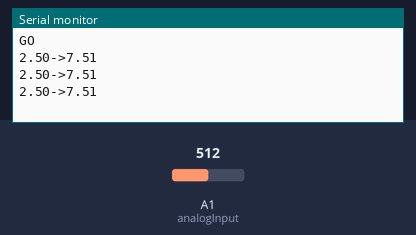
Recording of a sketch running on a simulated Arduino Uno, built with avr-gcc and run on an emulated ATmega328P. Shown: the last lines printed to the serial monitor. The test bench sets the inputs (shaded band); at power-on: A1 (analogInput) = 512.

Above: at 1.3 s.
1.4 s: A1 (analogInput) set to 716
At 1.9 s:
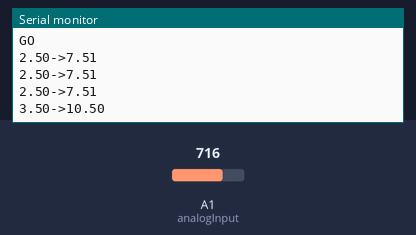
2.9 s: A1 (analogInput) set to 900
At 3.4 s:
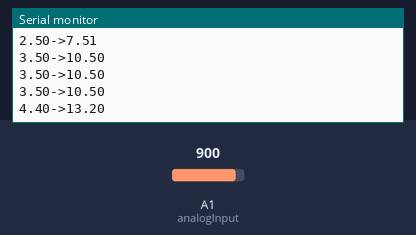
Timing chart, 0 to 5.9 s (numbered marks = the images above; inputs shaded):
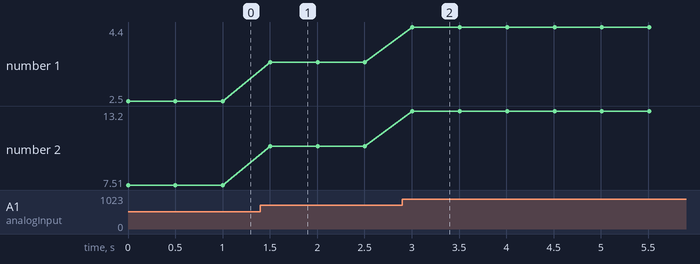

The sketch:

volmetro.ino
```cpp
#if (ARDUINO >= 100)
 #include <Arduino.h>
#else
 #include <WProgram.h>
#endif
#include <ros.h>
#include <rosserial_arduino/Adc.h>

#define BAUDRATE 115200

ros::NodeHandle nh;
rosserial_arduino::Adc adc_msg;
ros::Publisher sensor_pub("volt_value", &adc_msg);

// can be used for getting rid of noise
int averageAnalog(int pin){
  int v=0;
  for(int i=0; i<4; i++) v+= analogRead(pin);
  return v/4;
}

long adc_timer;

/*
DC Voltmeter
An Arduino DVM based on voltage divider concept
T.K.Hareendran
TVout port code by TCPMeta
Use a 1K resistor on pin 7
Use a 470 ohm resistor on Pin 9
Just follow the typical pinout for the TVout Library found everwhere on the net.
*/


//TVout TV;
int analogInput = A1;
float vout = 0.0;
float vin = 0.0;
float R1 = 20000.0; // resistance of R1 (100K) -see text!
float R2 = 10000.0; // resistance of R2 (10K) – see text!
int value = 0;

void setup(){
  Serial.begin(BAUDRATE);
  Serial.println("GO");

  pinMode(analogInput, INPUT);
 // TV.begin(NTSC,120,96);
 // TV.select_font(font6x8);
  //TV.println(“//////////////////”);
  //TV.println(“// DC VOLTMETER //”);
 // TV.println(“//////////////////”);
}
void loop(){
  // read the value at analog input
  value = analogRead(analogInput);

  // Convert the analog reading (which goes from 0 - 1023) to a voltage (0 - 5V):
  vout = (value * 5.0) / 1023.0; // see text
  vin = vout / (R2/(R1+R2));
  if (vin<0.09) {
    vin=0.0;//statement to quash undesired reading !
  }

  Serial.print(vout);
  Serial.print("->");
  Serial.println(vin);

 // TV.select_font(font8x8);
  //TV.print(9,40,"Volts=");
 // TV.println(vin);
  //TV.select_font(font4x6);
 // TV.println(9,85,"TVOut Port By TCPMeta");
  delay(500);
}
```

Measured:
- after the input at 1.4 s, the serial monitor: prints a new line after 0.10 s (image 1)
- after the input at 2.9 s, the serial monitor: prints a new line after 0.11 s (image 2)
- plotted number 1: 2.5 → 3.5 after the input at 1.4 s, 3.5 → 4.4 after the input at 2.9 s
- plotted number 2: 7.51 → 10.5 after the input at 1.4 s, 10.5 → 13.2 after the input at 2.9 s
